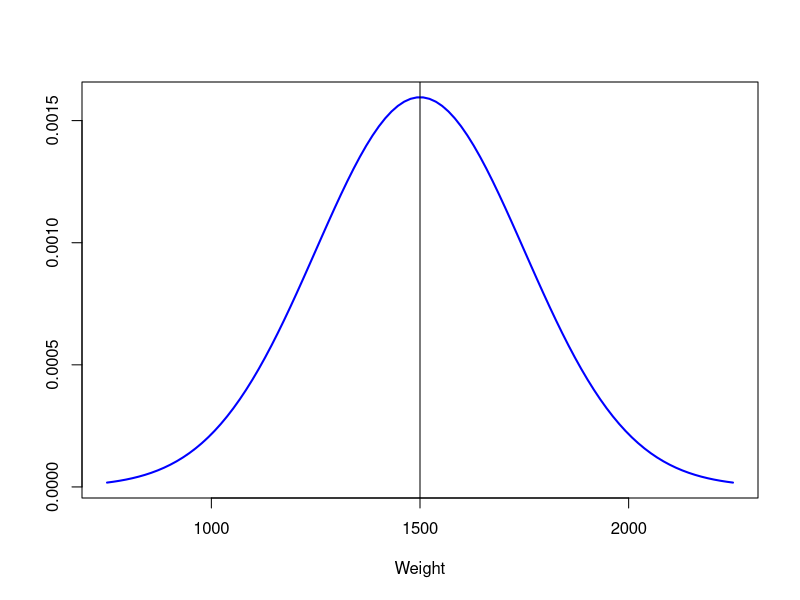

Generate this figure with R:
## ---- chunk 1
Mean <- 1500
Sd <- 250

# X grid for non-standard normal distribution
x <- seq(-3, 3, length = 100) * Sd + Mean 

# Density function
f <- dnorm(x, Mean, Sd)

plot(x, f, type = "l", lwd = 2, col = "blue", ylab = "", xlab = "Weight")
abline(v = Mean) # Vertical line on the mean
